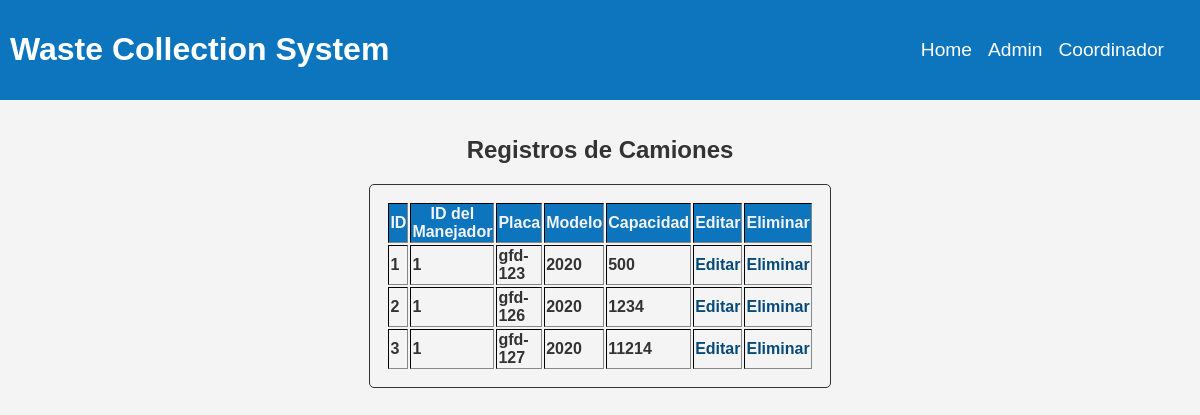
/camiones/ver, run on the app's committed database.
### tables this page shows
CREATE TABLE CAMIONES (
            ID INTEGER PRIMARY KEY AUTOINCREMENT,
            ID_MANEJADOR INTEGER NOT NULL,
            PLACA TEXT UNIQUE NOT NULL,  
            MODELO VARCHAR(50),
            CAPACIDAD INTEGER
        );

### app/app.py (the view)
@app.route("/camiones/ver")
def ver_camiones():
    conn = sqlite3.connect('instance/WCS.db')
    cursor = conn.cursor()
    cursor.execute('SELECT * FROM Camiones')
    registros = cursor.fetchall()
    conn.close()
    return render_template("camiones/index.html", registros=registros)

### app/templates/camiones/index.html (shortened to what this page needs)
{% extends 'base.html' %}
{% block content%}
<div class="vista_div">
    <h2>Registros de Camiones</h2>
    <table border="1">
        <thead>
            <tr>
                <th>ID</th>
                <th>ID del Manejador</th>
                <th>Placa</th>
                <th>Modelo</th>
                <th>Capacidad</th>
                <th>Editar</th>
                <th>Eliminar</th>
            </tr>
        </thead>
        <tbody>
            {% for registro in registros %}
            <tr>
                <td>{{ registro[0] }}</td>
                <td>{{ registro[1] }}</td>
                <td>{{ registro[2] }}</td>
                <td>{{ registro[3] }}</td>
                <td>{{ registro[4] }}</td>
                <td><a href="{{ url_for('actualizar_camiones', id=registro[0]) }}">Editar</a></td>
                <td><a href="{{ url_for('eliminar_camiones', id=registro[0]) }}"
                        onclick="return confirm('¿Estás seguro de que quieres eliminar este registro?');">Eliminar</a>
                </td>
            </tr>
            {% endfor %}
        </tbody>
    </table>
</div>
{% endblock %}

### app/static/css/style.css (style rules this page uses)
body { font-family: "Arial", sans-serif; margin: 0; padding: 0; background-color: #f4f4f4; color: #333; }
.vista_div { display: flex; justify-content: center; align-items: center; flex-direction: column; margin-top: 1rem; }
.vista_div table { border: 1px solid #333; border-radius: 5px; text-decoration: none; font-weight: bold; width: 450px; transition: all 0.3s ease-in-out; padding: 1rem; align-items: center; margin-bottom: 1rem; }
.vista_div th { background-color: #0d75be; color: #f4f4f4; }
.vista_div a { color: #064a7a; text-decoration: none; }

### data on the page
CAMIONES: ID "1", ID_MANEJADOR "1", PLACA "gfd-123", MODELO "2020", CAPACIDAD "500"
CAMIONES: ID "2", ID_MANEJADOR "1", PLACA "gfd-126", MODELO "2020", CAPACIDAD "1234"
CAMIONES: ID "3", ID_MANEJADOR "1", PLACA "gfd-127", MODELO "2020", CAPACIDAD "11214"
